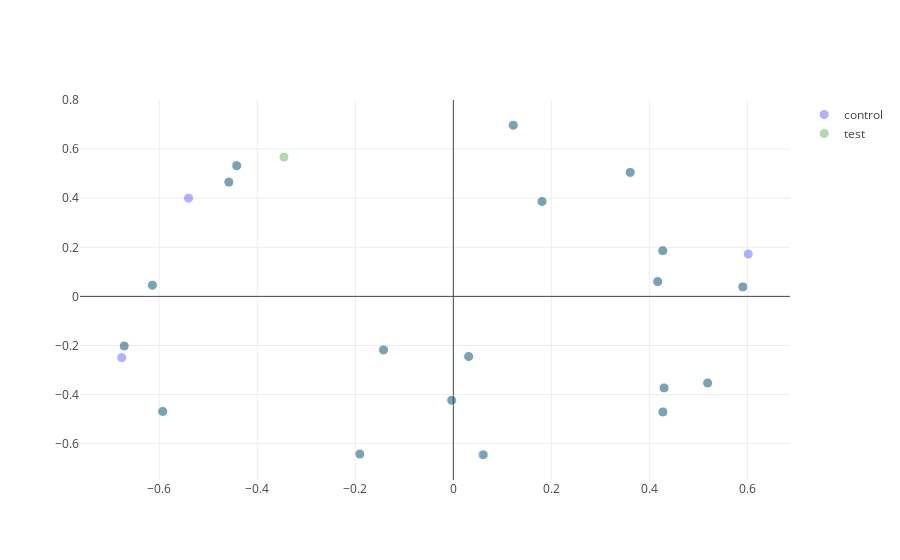
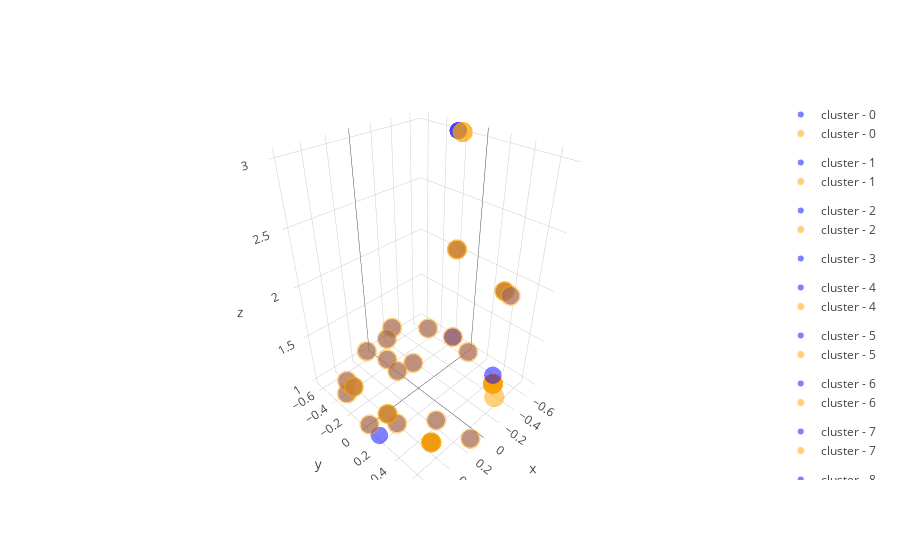
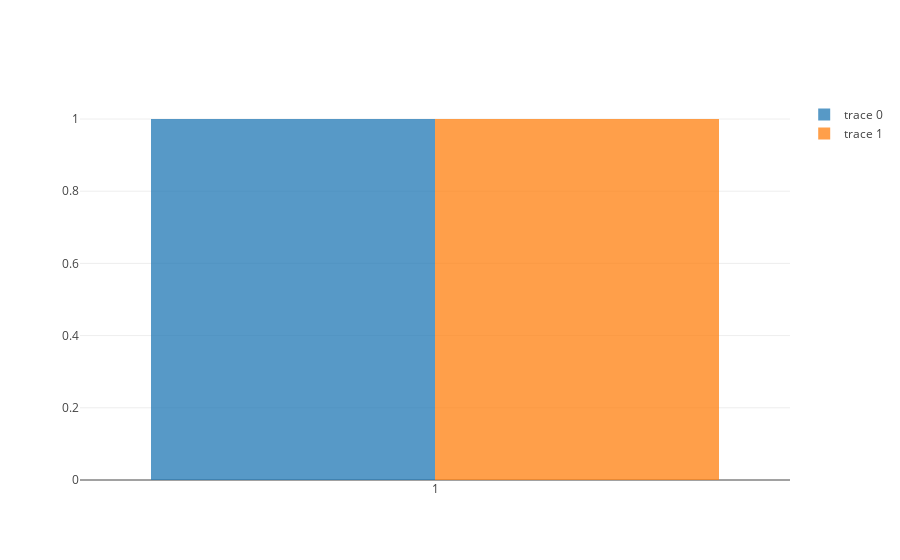
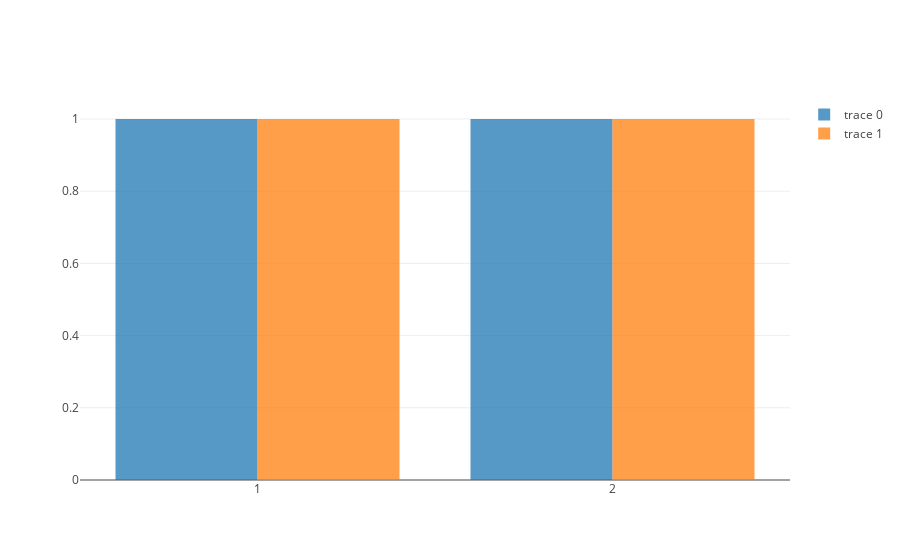

These figures' notebook cell, in order:
### Code cell
import sys
sys.path.insert(0, '..')
sys.path.insert(0, 'plots')

import os

from IPython.display import display
from IPython.display import clear_output
import ipywidgets as widgets


import json
from SplunkIntelOptimized import SplunkIntelOptimized
from sources.SplunkDatasetNew import SplunkDatasetNew
from sources.SplunkFileSource import SplunkFileSource

import plotly as py
import pandas as pd
import numpy as np
import plotNew as plot

py.offline.init_notebook_mode()
pd.set_option('display.notebook_repr_html', True)
    
data_sources_names = []

data_source_picker = None
time_range_picker = None
event_picker = None
event_text_area = None 
threshold_picker = None
new_time_range_picker = None


#create widgets
def create_widgets():
    global data_source_picker, time_range_picker, event_picker
    global event_text_area, threshold_picker, new_time_range_picker
    for file in os.listdir("../../data_prod"):
            if file.endswith(".json"):
                data_sources_names.append(file)

    data_source_picker = widgets.Dropdown(
            options=data_sources_names,
            description='Data Source:',
            disabled=False,
            button_style='' # 'success', 'info', 'warning', 'danger' or ''
        )    

    time_range_picker = widgets.IntRangeSlider(
                value=[1, 2],
                min=0,
                max=100,
                step=1,
                description='Time:',
                disabled=False,
                continuous_update=False,
                orientation='horizontal',
                readout=True,
                readout_format='i',
                slider_color='white',
                color='black'
        )
    
    threshold_picker = widgets.FloatSlider(
                value=0.8,
                min=0,
                max=1,
                step=0.1,
                description='Threshold:',
                disabled=False,
                continuous_update=False,
                orientation='horizontal',
                readout=True,
                readout_format='.1f',
                slider_color='white',
                color='black'
        )
    
    event_picker = widgets.Dropdown(
            options=[1,2,3],
            description='Event Number:',
            disabled=False,
            button_style='' # 'success', 'info', 'warning', 'danger' or ''
        )
    
    l = widgets.Layout(height='40px', width='800px')
    event_text_area = widgets.Textarea(value='TA: height=40px', layout=l)

    
def initialize(change):    
    # Just to set the widgets
    all_events = []
    all_events.extend(SplunkFileSource.load_data('../../data_prod/' + data_source_picker.value))    
    minutes = 0
    for dict in all_events:
        if int(dict.get('logCollectionMinute')) > minutes:
            minutes = dict.get('logCollectionMinute')

    time_range_picker.value = [0,minutes]
    time_range_picker.min = 0
    time_range_picker.max = minutes

    
    change_event_handler(None)
    
    
splunkDataset = SplunkDatasetNew()
splunkIntelargs = []

def event_picker_change_handler(change):
    event_text_area.value = json.dumps(splunkDataset.get_all_events_for_notebook()[event_picker.value])

def split(input, length, size):
    input.replace('\n', ' ')
    input.replace('\tat', ' ')
    return '<br>'.join([input[start:start + size] for start in range(0, length, size)])

def get_tool_tips(all_events):
    tooltips = []
    for idx, event in enumerate(all_events):
        tooltips.append(
            split(event[0], min(100, len(event[0])), 100) + '<br> id = ' + str(idx) + '<br> cluster = ' + str(
            event[3]))
            
    return tooltips
    
# Handle data source change
def change_event_handler(change):
    global splunkDataset
    
    control_start = time_range_picker.value[0]
    test_start = time_range_picker.value[0]
    
    control_end = time_range_picker.value[1]
    test_end = time_range_picker.value[1]

    clear_output()

    prev_out_file = None
    while(control_start <= control_end or test_start < test_end):

        del splunkIntelargs[:]
        splunkDataset = SplunkDatasetNew() 

        print(control_start, control_start)
        print(test_start, test_start)
        splunkDataset.load_prod_file('../../data_prod/' + data_source_picker.value,
                                     [control_start, control_start],
                                     [test_start, test_start], 
                                     ['ip-172-31-28-126'], ['ip-172-31-19-157'],     
                                          prev_out_file)
        
        if splunkDataset.new_data:
    
            splunkIntelargs.append('--sim_threshold')
            splunkIntelargs.append(str(float(threshold_picker.value)))

            print(splunkIntelargs)

            splunkIntel = SplunkIntelOptimized(splunkDataset, SplunkIntelOptimized.parse(splunkIntelargs))
            splunkDataset = splunkIntel.run()

            file_object  = open("result.json", "w")
            file_object.write(splunkDataset.get_output_for_notebook_as_json)
            file_object.close()

            prev_out_file = './result.json'
        
        control_start = control_start + 1
        test_start = test_start + 1

    xy_matrix, tooltips, labels,sizes = splunkDataset.control_scatter_plot()
    plot.scatter_plot_groups(xy_matrix, labels, tooltips, ['control', 'test', 'test-anomaly', 'test-unx-freq'], ['blue','green','red', 'orange'])
    
    #xy_matrix, tooltips, labels, sizes = splunkDataset.count_scatter_plot()
    
    #new_sizes = []
    #for size in sizes:
     #   new_sizes.append((3 + len(str(size)))**2)
        
    #print(new_sizes)    
    
    #plot.scatter_plot_groups(xy_matrix, labels, tooltips, ['test', 'test-anomaly'], ['green','red'], new_sizes)


    #for key,data in splunkDataset.get_anom_clusters().items():
     #   for host,anom in data.items():
     #       print(host, anom.get('text'))
    
    xy_matrix, tooltips, labels, clusters = splunkDataset.control_scatter_plot_4d()
    plot.scatter_plot_groups_4d(xy_matrix, labels, clusters, tooltips, ['blue','orange','red'])
    
    hist_data = splunkDataset.count_hist_plot()
    for key,value in hist_data.items():
        plot.hist_plot(value.get('control'), value.get('test'))
            
    event_picker.options = [ x for x in range(len(splunkDataset.get_all_events_for_notebook()))] 
     

create_widgets()

#intialize
initialize(None)
    
#setup even handlers    
data_source_picker.observe(initialize, names="value")
time_range_picker.observe(change_event_handler, names="value")
event_picker.observe(event_picker_change_handler, names="value")
threshold_picker.observe(change_event_handler, names="value")



# show widgets
display(widgets.HBox([data_source_picker]))
display(widgets.HBox([time_range_picker, threshold_picker]))
display(widgets.HBox([event_picker, event_text_area]))

### Figure 1 — Plotly figure (JSON) as saved in the notebook; plotly's stock layout.template omitted (floating-point values rounded to 4 significant figures)
{"data": [{"marker": {"color": "blue", "opacity": 0.3, "size": [10, 10, 10, 10, 10, 10, 10, 10, 10, 10, 10, 10, 10, 10, 10, 10, 10, 10, 10, 10, 10, 10, 10, 10, 10, 10, 10, 10, 10, 10, 10, 10, 10, 10, 10, 10, 10, 10, 10, 10, 10, 10]}, "mode": "markers", "name": "control", "text": ["ip-172-31-28-126<br>0<br>2017-07-20 22:48:57,067 \u001b[32m[dw-4435 - POST /api/settings?&accountId=kmpyS<br> id = 0", "ip-172-31-28-126<br>1<br>2017-07-20 22:47:33,873 \u001b[32m[dw-4434 - POST /api/settings?&accountId=kmpyS<br> id = 1", "ip-172-31-28-126<br>2<br>2017-07-20 22:55:08,377 \u001b[32m[dw-4492 - POST /api/settings/upload?isPluginS<br> id = 2", "ip-172-31-28-126<br>3<br>2017-07-20 22:51:57,442 \u001b[32m[dw-4470 - POST /api/settings?&accountId=kmpyS<br> id = 3", "ip-172-31-28-126<br>4<br>2017-07-20 22:53:39,842 \u001b[32m[dw-4434 - POST /api/settings?&accountId=kmpyS<br> id = 4", "ip-172-31-28-126<br>5<br>2017-07-20 22:54:25,024 \u001b[32m[dw-4492 - POST /api/settings?&accountId=kmpyS<br> id = 5", "ip-172-31-28-126<br>6<br>2017-07-20 22:49:48,749 \u001b[32m[dw-3682 - POST /api/settings?&accountId=kmpyS<br> id = 6", "ip-172-31-28-126<br>7<br>2017-07-20 22:55:44,570 \u001b[32m[QuartzScheduler_QuartzSchedulerThread]\u001b[0;39m<br> id = 7", "ip-172-31-28-126<br>8<br>2017-07-20 22:47:20,737 \u001b[32m[dw-268 - PUT /api/users/IKORk_bFSS2TctkfxFcsi<br> id = 8", "ip-172-31-28-126<br>9<br>2017-07-20 22:56:49,666 \u001b[32m[dw-268 - POST /api/users]\u001b[0;39m \u001b[1;31mERROR<br> id = 9", "ip-172-31-28-126<br>10<br>2017-07-20 22:49:03,234 \u001b[32m[dw-4439 - POST /api/settings?&accountId=kmpy<br> id = 10", "ip-172-31-28-126<br>11<br>2017-07-20 22:52:47,060 \u001b[32m[dw-4433 - POST /api/settings?&accountId=kmpy<br> id = 11", "ip-172-31-28-126<br>12<br>2017-07-20 22:55:08,377 \u001b[32m[dw-4492 - POST /api/settings/upload?isPlugin<br> id = 12", "ip-172-31-28-126<br>13<br>2017-07-20 22:50:00,435 \u001b[32m[dw-4439 - POST /api/settings?&accountId=kmpy<br> id = 13", "ip-172-31-28-126<br>14<br>2017-07-20 22:53:45,697 \u001b[32m[dw-4470 - POST /api/settings?&accountId=kmpy<br> id = 14", "ip-172-31-28-126<br>15<br>2017-07-20 22:49:10,530 \u001b[32m[dw-3682 - POST /api/settings?&accountId=kmpy<br> id = 15", "ip-172-31-28-126<br>16<br>2017-07-20 22:54:31,031 \u001b[32m[dw-4433 - POST /api/settings?&accountId=kmpy<br> id = 16", "ip-172-31-28-126<br>17<br>2017-07-20 22:55:08,366 \u001b[32m[dw-4492 - POST /api/settings/upload?isPlugin<br> id = 17", "ip-172-31-28-126<br>18<br>2017-07-20 22:49:54,496 \u001b[32m[dw-4439 - POST /api/settings?&accountId=kmpy<br> id = 18", "ip-172-31-28-126<br>19<br>2017-07-20 22:52:41,276 \u001b[32m[dw-4457 - POST /api/settings?&accountId=kmpy<br> id = 19", "ip-172-31-28-126<br>20<br>2017-07-20 22:56:38,860 \u001b[32m[dw-4433 - GET /api/users/login]\u001b[0;39m \u001b[1;3<br> id = 20", "ip-172-31-28-126<br>21<br>2017-07-20 22:53:45,697 \u001b[32m[dw-4470 - POST /api/settings?&accountId=kmpy<br> id = 21"], "type": "scatter", "x": [-0.1424, 0.4272, -0.458, -0.6765, 0.5189, -0.1908, 0.3609, -0.5929, -0.6139, 0.1223, -0.003309, 0.4169, 0.1809, 0.6017, 0.5907, 0.03121, 0.06008, -0.5403, 0.4275, 0.43, -0.442, -0.6715], "y": [-0.218, 0.1862, 0.4657, -0.2494, -0.353, -0.6425, 0.5053, -0.4688, 0.04554, 0.6974, -0.4234, 0.06027, 0.3868, 0.1726, 0.03863, -0.2448, -0.6453, 0.4004, -0.4709, -0.3729, 0.5328, -0.2025]}, {"marker": {"color": "green", "opacity": 0.3, "size": [10, 10, 10, 10, 10, 10, 10, 10, 10, 10, 10, 10, 10, 10, 10, 10, 10, 10, 10, 10, 10, 10, 10, 10, 10, 10, 10, 10, 10, 10, 10, 10, 10, 10, 10, 10, 10, 10, 10, 10, 10, 10]}, "mode": "markers", "name": "test", "text": ["ip-172-31-19-157<br>0<br>2017-07-20 22:48:55,019 \u001b[32m[dw-112 - POST /api/settings?&accountId=kmpySm<br> id = 22", "ip-172-31-19-157<br>1<br>2017-07-20 22:47:29,101 \u001b[32m[dw-141 - POST /api/settings?&accountId=kmpySm<br> id = 23", "ip-172-31-19-157<br>2<br>2017-07-20 22:55:10,163 \u001b[32m[dw-142 - POST /api/settings/upload?isPluginSe<br> id = 24", "ip-172-31-19-157<br>4<br>2017-07-20 22:53:39,768 \u001b[32m[dw-136 - POST /api/settings?&accountId=kmpySm<br> id = 25", "ip-172-31-19-157<br>5<br>2017-07-20 22:54:26,015 \u001b[32m[dw-141 - POST /api/settings?&accountId=kmpySm<br> id = 26", "ip-172-31-19-157<br>6<br>2017-07-20 22:49:47,150 \u001b[32m[dw-152 - POST /api/settings?&accountId=kmpySm<br> id = 27", "ip-172-31-19-157<br>7<br>2017-07-20 22:55:48,807 \u001b[32m[QuartzScheduler_QuartzSchedulerThread]\u001b[0;39m<br> id = 28", "ip-172-31-19-157<br>8<br>2017-07-20 22:47:13,945 \u001b[32m[dw-112 - PUT /api/users/54mL0pKoRpaIPXR7xT8SC<br> id = 29", "ip-172-31-19-157<br>9<br>2017-07-20 22:56:55,843 \u001b[32m[dw-181 - POST /api/users]\u001b[0;39m \u001b[1;31mERROR<br> id = 30", "ip-172-31-19-157<br>10<br>2017-07-20 22:49:01,139 \u001b[32m[dw-143 - POST /api/settings?&accountId=kmpyS<br> id = 31", "ip-172-31-19-157<br>11<br>2017-07-20 22:52:46,457 \u001b[32m[dw-136 - POST /api/settings?&accountId=kmpyS<br> id = 32", "ip-172-31-19-157<br>12<br>2017-07-20 22:55:10,163 \u001b[32m[dw-142 - POST /api/settings/upload?isPluginS<br> id = 33", "ip-172-31-19-157<br>14<br>2017-07-20 22:53:45,569 \u001b[32m[dw-136 - POST /api/settings?&accountId=kmpyS<br> id = 34", "ip-172-31-19-157<br>15<br>2017-07-20 22:49:08,714 \u001b[32m[dw-112 - POST /api/settings?&accountId=kmpyS<br> id = 35", "ip-172-31-19-157<br>16<br>2017-07-20 22:54:31,940 \u001b[32m[dw-141 - POST /api/settings?&accountId=kmpyS<br> id = 36", "ip-172-31-19-157<br>17<br>2017-07-20 22:55:10,156 \u001b[32m[dw-142 - POST /api/settings/upload?isPluginS<br> id = 37", "ip-172-31-19-157<br>18<br>2017-07-20 22:49:52,979 \u001b[32m[dw-136 - POST /api/settings?&accountId=kmpyS<br> id = 38", "ip-172-31-19-157<br>19<br>2017-07-20 22:52:40,554 \u001b[32m[dw-141 - POST /api/settings?&accountId=kmpyS<br> id = 39", "ip-172-31-19-157<br>20<br>2017-07-20 22:56:44,802 \u001b[32m[dw-214 - GET /api/users/login]\u001b[0;39m \u001b[1;31<br> id = 40", "ip-172-31-19-157<br>21<br>2017-07-20 22:53:45,569 \u001b[32m[dw-136 - POST /api/settings?&accountId=kmpyS<br> id = 41"], "type": "scatter", "x": [-0.1424, 0.4272, -0.458, 0.5189, -0.1908, 0.3609, -0.5929, -0.6139, 0.1223, -0.003309, 0.4169, 0.181, 0.5907, 0.03121, 0.06202, -0.3456, 0.4275, 0.43, -0.442, -0.6715], "y": [-0.2181, 0.1862, 0.4657, -0.353, -0.6425, 0.5053, -0.4688, 0.04554, 0.6974, -0.4234, 0.06027, 0.3869, 0.03863, -0.2448, -0.6453, 0.5676, -0.4709, -0.3729, 0.5328, -0.2025]}], "layout": {"hovermode": "closest"}}

### Figure 2 — Plotly figure (JSON) as saved in the notebook; plotly's stock layout.template omitted (floating-point values rounded to 4 significant figures)
{"data": [{"legendgroup": "cluster - 0", "marker": {"color": "blue", "opacity": 0.5, "size": 6}, "mode": "markers", "name": "cluster - 0", "text": ["ip-172-31-28-126<br>2017-07-20 22:48:57,067 \u001b[32m[<br>dw-4435 - POST /api/settings?&<br>accountId=km<br> id = 0"], "type": "scatter3d", "x": [-0.1424], "y": [-0.218], "z": [1]}, {"legendgroup": "cluster - 0", "marker": {"color": "orange", "opacity": 0.5, "size": 7}, "mode": "markers", "name": "cluster - 0", "text": ["ip-172-31-19-157<br>2017-07-20 22:48:55,019 \u001b[32m[<br>dw-112 - POST /api/settings?&a<br>ccountId=kmp<br> id = 22"], "type": "scatter3d", "x": [-0.1424], "y": [-0.2181], "z": [1]}, {"legendgroup": "cluster - 1", "marker": {"color": "blue", "opacity": 0.5, "size": 6}, "mode": "markers", "name": "cluster - 1", "text": ["ip-172-31-28-126<br>2017-07-20 22:47:33,873 \u001b[32m[<br>dw-4434 - POST /api/settings?&<br>accountId=km<br> id = 1", "ip-172-31-28-126<br>2017-07-20 22:47:33,873 \u001b[32m[<br>dw-4434 - POST /api/settings?&<br>accountId=km<br> id = 1"], "type": "scatter3d", "x": [0.4272, 0.4272], "y": [0.1862, 0.1862], "z": [1, 2]}, {"legendgroup": "cluster - 1", "marker": {"color": "orange", "opacity": 0.5, "size": 7}, "mode": "markers", "name": "cluster - 1", "text": ["ip-172-31-19-157<br>2017-07-20 22:47:29,101 \u001b[32m[<br>dw-141 - POST /api/settings?&a<br>ccountId=kmp<br> id = 23", "ip-172-31-19-157<br>2017-07-20 22:47:29,101 \u001b[32m[<br>dw-141 - POST /api/settings?&a<br>ccountId=kmp<br> id = 23"], "type": "scatter3d", "x": [0.4272, 0.4272], "y": [0.1862, 0.1862], "z": [1, 2]}, {"legendgroup": "cluster - 2", "marker": {"color": "blue", "opacity": 0.5, "size": 6}, "mode": "markers", "name": "cluster - 2", "text": ["ip-172-31-28-126<br>2017-07-20 22:55:08,377 \u001b[32m[<br>dw-4492 - POST /api/settings/u<br>pload?isPlug<br> id = 2", "ip-172-31-28-126<br>2017-07-20 22:55:08,377 \u001b[32m[<br>dw-4492 - POST /api/settings/u<br>pload?isPlug<br> id = 2", "ip-172-31-28-126<br>2017-07-20 22:55:08,377 \u001b[32m[<br>dw-4492 - POST /api/settings/u<br>pload?isPlug<br> id = 2", "ip-172-31-28-126<br>2017-07-20 22:55:08,377 \u001b[32m[<br>dw-4492 - POST /api/settings/u<br>pload?isPlug<br> id = 2", "ip-172-31-28-126<br>2017-07-20 22:55:08,377 \u001b[32m[<br>dw-4492 - POST /api/settings/u<br>pload?isPlug<br> id = 2", "ip-172-31-28-126<br>2017-07-20 22:55:08,377 \u001b[32m[<br>dw-4492 - POST /api/settings/u<br>pload?isPlug<br> id = 2", "ip-172-31-28-126<br>2017-07-20 22:55:08,377 \u001b[32m[<br>dw-4492 - POST /api/settings/u<br>pload?isPlug<br> id = 2"], "type": "scatter3d", "x": [-0.458, -0.458, -0.458, -0.458, -0.458, -0.458, -0.458], "y": [0.4657, 0.4657, 0.4657, 0.4657, 0.4657, 0.4657, 0.4657], "z": [1, 2, 1, 1, 1, 2, 1]}, {"legendgroup": "cluster - 2", "marker": {"color": "orange", "opacity": 0.5, "size": 7}, "mode": "markers", "name": "cluster - 2", "text": ["ip-172-31-19-157<br>2017-07-20 22:55:10,163 \u001b[32m[<br>dw-142 - POST /api/settings/up<br>load?isPlugi<br> id = 24", "ip-172-31-19-157<br>2017-07-20 22:55:10,163 \u001b[32m[<br>dw-142 - POST /api/settings/up<br>load?isPlugi<br> id = 24", "ip-172-31-19-157<br>2017-07-20 22:55:10,163 \u001b[32m[<br>dw-142 - POST /api/settings/up<br>load?isPlugi<br> id = 24", "ip-172-31-19-157<br>2017-07-20 22:55:10,163 \u001b[32m[<br>dw-142 - POST /api/settings/up<br>load?isPlugi<br> id = 24", "ip-172-31-19-157<br>2017-07-20 22:55:10,163 \u001b[32m[<br>dw-142 - POST /api/settings/up<br>load?isPlugi<br> id = 24", "ip-172-31-19-157<br>2017-07-20 22:55:10,163 \u001b[32m[<br>dw-142 - POST /api/settings/up<br>load?isPlugi<br> id = 24", "ip-172-31-19-157<br>2017-07-20 22:55:10,163 \u001b[32m[<br>dw-142 - POST /api/settings/up<br>load?isPlugi<br> id = 24"], "type": "scatter3d", "x": [-0.458, -0.458, -0.458, -0.458, -0.458, -0.458, -0.458], "y": [0.4657, 0.4657, 0.4657, 0.4657, 0.4657, 0.4657, 0.4657], "z": [1, 2, 1, 1, 1, 2, 1]}, {"legendgroup": "cluster - 3", "marker": {"color": "blue", "opacity": 0.5, "size": 6}, "mode": "markers", "name": "cluster - 3", "text": ["ip-172-31-28-126<br>2017-07-20 22:51:57,442 \u001b[32m[<br>dw-4470 - POST /api/settings?&<br>accountId=km<br> id = 3", "ip-172-31-28-126<br>2017-07-20 22:51:57,442 \u001b[32m[<br>dw-4470 - POST /api/settings?&<br>accountId=km<br> id = 3"], "type": "scatter3d", "x": [-0.6765, -0.6765], "y": [-0.2494, -0.2494], "z": [3, 3]}, {"legendgroup": "cluster - 4", "marker": {"color": "blue", "opacity": 0.5, "size": 6}, "mode": "markers", "name": "cluster - 4", "text": ["ip-172-31-28-126<br>2017-07-20 22:53:39,842 \u001b[32m[<br>dw-4434 - POST /api/settings?&<br>accountId=km<br> id = 4"], "type": "scatter3d", "x": [0.5189], "y": [-0.353], "z": [1]}, {"legendgroup": "cluster - 4", "marker": {"color": "orange", "opacity": 0.5, "size": 7}, "mode": "markers", "name": "cluster - 4", "text": ["ip-172-31-19-157<br>2017-07-20 22:53:39,768 \u001b[32m[<br>dw-136 - POST /api/settings?&a<br>ccountId=kmp<br> id = 25"], "type": "scatter3d", "x": [0.5189], "y": [-0.353], "z": [1]}, {"legendgroup": "cluster - 5", "marker": {"color": "blue", "opacity": 0.5, "size": 6}, "mode": "markers", "name": "cluster - 5", "text": ["ip-172-31-28-126<br>2017-07-20 22:54:25,024 \u001b[32m[<br>dw-4492 - POST /api/settings?&<br>accountId=km<br> id = 5"], "type": "scatter3d", "x": [-0.1908], "y": [-0.6425], "z": [1]}, {"legendgroup": "cluster - 5", "marker": {"color": "orange", "opacity": 0.5, "size": 7}, "mode": "markers", "name": "cluster - 5", "text": ["ip-172-31-19-157<br>2017-07-20 22:54:26,015 \u001b[32m[<br>dw-141 - POST /api/settings?&a<br>ccountId=kmp<br> id = 26"], "type": "scatter3d", "x": [-0.1908], "y": [-0.6425], "z": [1]}, {"legendgroup": "cluster - 6", "marker": {"color": "blue", "opacity": 0.5, "size": 6}, "mode": "markers", "name": "cluster - 6", "text": ["ip-172-31-28-126<br>2017-07-20 22:49:48,749 \u001b[32m[<br>dw-3682 - POST /api/settings?&<br>accountId=km<br> id = 6", "ip-172-31-28-126<br>2017-07-20 22:49:48,749 \u001b[32m[<br>dw-3682 - POST /api/settings?&<br>accountId=km<br> id = 6", "ip-172-31-28-126<br>2017-07-20 22:49:48,749 \u001b[32m[<br>dw-3682 - POST /api/settings?&<br>accountId=km<br> id = 6", "ip-172-31-28-126<br>2017-07-20 22:49:48,749 \u001b[32m[<br>dw-3682 - POST /api/settings?&<br>accountId=km<br> id = 6"], "type": "scatter3d", "x": [0.3609, 0.3609, 0.3609, 0.3609], "y": [0.5053, 0.5053, 0.5053, 0.5053], "z": [1, 1, 1, 1]}, {"legendgroup": "cluster - 6", "marker": {"color": "orange", "opacity": 0.5, "size": 7}, "mode": "markers", "name": "cluster - 6", "text": ["ip-172-31-19-157<br>2017-07-20 22:49:47,150 \u001b[32m[<br>dw-152 - POST /api/settings?&a<br>ccountId=kmp<br> id = 27", "ip-172-31-19-157<br>2017-07-20 22:49:47,150 \u001b[32m[<br>dw-152 - POST /api/settings?&a<br>ccountId=kmp<br> id = 27", "ip-172-31-19-157<br>2017-07-20 22:49:47,150 \u001b[32m[<br>dw-152 - POST /api/settings?&a<br>ccountId=kmp<br> id = 27", "ip-172-31-19-157<br>2017-07-20 22:49:47,150 \u001b[32m[<br>dw-152 - POST /api/settings?&a<br>ccountId=kmp<br> id = 27"], "type": "scatter3d", "x": [0.3609, 0.3609, 0.3609, 0.3609], "y": [0.5053, 0.5053, 0.5053, 0.5053], "z": [1, 1, 1, 1]}, {"legendgroup": "cluster - 7", "marker": {"color": "blue", "opacity": 0.5, "size": 6}, "mode": "markers", "name": "cluster - 7", "text": ["ip-172-31-28-126<br>2017-07-20 22:55:44,570 \u001b[32m[<br>QuartzScheduler_QuartzSchedule<br>rThread]\u001b[0;<br> id = 7"], "type": "scatter3d", "x": [-0.5929], "y": [-0.4688], "z": [1]}, {"legendgroup": "cluster - 7", "marker": {"color": "orange", "opacity": 0.5, "size": 7}, "mode": "markers", "name": "cluster - 7", "text": ["ip-172-31-19-157<br>2017-07-20 22:55:48,807 \u001b[32m[<br>QuartzScheduler_QuartzSchedule<br>rThread]\u001b[0;<br> id = 28"], "type": "scatter3d", "x": [-0.5929], "y": [-0.4688], "z": [1]}, {"legendgroup": "cluster - 8", "marker": {"color": "blue", "opacity": 0.5, "size": 6}, "mode": "markers", "name": "cluster - 8", "text": ["ip-172-31-28-126<br>2017-07-20 22:47:20,737 \u001b[32m[<br>dw-268 - PUT /api/users/IKORk_<br>bFSS2TctkfxF<br> id = 8"], "type": "scatter3d", "x": [-0.6139], "y": [0.04554], "z": [1]}, {"legendgroup": "cluster - 8", "marker": {"color": "orange", "opacity": 0.5, "size": 7}, "mode": "markers", "name": "cluster - 8", "text": ["ip-172-31-19-157<br>2017-07-20 22:47:13,945 \u001b[32m[<br>dw-112 - PUT /api/users/54mL0p<br>KoRpaIPXR7xT<br> id = 29"], "type": "scatter3d", "x": [-0.6139], "y": [0.04554], "z": [1]}, {"legendgroup": "cluster - 9", "marker": {"color": "blue", "opacity": 0.5, "size": 6}, "mode": "markers", "name": "cluster - 9", "text": ["ip-172-31-28-126<br>2017-07-20 22:56:49,666 \u001b[32m[<br>dw-268 - POST /api/users]\u001b[0;3<br>9m \u001b[1;31mER<br> id = 9"], "type": "scatter3d", "x": [0.1223], "y": [0.6974], "z": [1]}, {"legendgroup": "cluster - 9", "marker": {"color": "orange", "opacity": 0.5, "size": 7}, "mode": "markers", "name": "cluster - 9", "text": ["ip-172-31-19-157<br>2017-07-20 22:56:55,843 \u001b[32m[<br>dw-181 - POST /api/users]\u001b[0;3<br>9m \u001b[1;31mER<br> id = 30"], "type": "scatter3d", "x": [0.1223], "y": [0.6974], "z": [1]}, {"legendgroup": "cluster - 10", "marker": {"color": "blue", "opacity": 0.5, "size": 6}, "mode": "markers", "name": "cluster - 10", "text": ["ip-172-31-28-126<br>2017-07-20 22:49:03,234 \u001b[32m[<br>dw-4439 - POST /api/settings?&<br>accountId=km<br> id = 10"], "type": "scatter3d", "x": [-0.003309], "y": [-0.4234], "z": [1]}, {"legendgroup": "cluster - 10", "marker": {"color": "orange", "opacity": 0.5, "size": 7}, "mode": "markers", "name": "cluster - 10", "text": ["ip-172-31-19-157<br>2017-07-20 22:49:01,139 \u001b[32m[<br>dw-143 - POST /api/settings?&a<br>ccountId=kmp<br> id = 31"], "type": "scatter3d", "x": [-0.003309], "y": [-0.4234], "z": [1]}, {"legendgroup": "cluster - 11", "marker": {"color": "blue", "opacity": 0.5, "size": 6}, "mode": "markers", "name": "cluster - 11", "text": ["ip-172-31-28-126<br>2017-07-20 22:52:47,060 \u001b[32m[<br>dw-4433 - POST /api/settings?&<br>accountId=km<br> id = 11", "ip-172-31-28-126<br>2017-07-20 22:52:47,060 \u001b[32m[<br>dw-4433 - POST /api/settings?&<br>accountId=km<br> id = 11"], "type": "scatter3d", "x": [0.4169, 0.4169], "y": [0.06027, 0.06027], "z": [1, 1]}, {"legendgroup": "cluster - 11", "marker": {"color": "orange", "opacity": 0.5, "size": 7}, "mode": "markers", "name": "cluster - 11", "text": ["ip-172-31-19-157<br>2017-07-20 22:52:46,457 \u001b[32m[<br>dw-136 - POST /api/settings?&a<br>ccountId=kmp<br> id = 32", "ip-172-31-19-157<br>2017-07-20 22:52:46,457 \u001b[32m[<br>dw-136 - POST /api/settings?&a<br>ccountId=kmp<br> id = 32"], "type": "scatter3d", "x": [0.4169, 0.4169], "y": [0.06027, 0.06027], "z": [1, 1]}, {"legendgroup": "cluster - 12", "marker": {"color": "blue", "opacity": 0.5, "size": 6}, "mode": "markers", "name": "cluster - 12", "text": ["ip-172-31-28-126<br>2017-07-20 22:55:08,377 \u001b[32m[<br>dw-4492 - POST /api/settings/u<br>pload?isPlug<br> id = 12"], "type": "scatter3d", "x": [0.1809], "y": [0.3868], "z": [1]}, {"legendgroup": "cluster - 12", "marker": {"color": "orange", "opacity": 0.5, "size": 7}, "mode": "markers", "name": "cluster - 12", "text": ["ip-172-31-19-157<br>2017-07-20 22:55:10,163 \u001b[32m[<br>dw-142 - POST /api/settings/up<br>load?isPlugi<br> id = 33"], "type": "scatter3d", "x": [0.181], "y": [0.3869], "z": [1]}, {"legendgroup": "cluster - 13", "marker": {"color": "blue", "opacity": 0.5, "size": 6}, "mode": "markers", "name": "cluster - 13", "text": ["ip-172-31-28-126<br>2017-07-20 22:50:00,435 \u001b[32m[<br>dw-4439 - POST /api/settings?&<br>accountId=km<br> id = 13"], "type": "scatter3d", "x": [0.6017], "y": [0.1726], "z": [1]}, {"legendgroup": "cluster - 14", "marker": {"color": "blue", "opacity": 0.5, "size": 6}, "mode": "markers", "name": "cluster - 14", "text": ["ip-172-31-28-126<br>2017-07-20 22:53:45,697 \u001b[32m[<br>dw-4470 - POST /api/settings?&<br>accountId=km<br> id = 14"], "type": "scatter3d", "x": [0.5907], "y": [0.03863], "z": [1]}, {"legendgroup": "cluster - 14", "marker": {"color": "orange", "opacity": 0.5, "size": 7}, "mode": "markers", "name": "cluster - 14", "text": ["ip-172-31-19-157<br>2017-07-20 22:53:45,569 \u001b[32m[<br>dw-136 - POST /api/settings?&a<br>ccountId=kmp<br> id = 34"], "type": "scatter3d", "x": [0.5907], "y": [0.03863], "z": [1]}, {"legendgroup": "cluster - 15", "marker": {"color": "blue", "opacity": 0.5, "size": 6}, "mode": "markers", "name": "cluster - 15", "text": ["ip-172-31-28-126<br>2017-07-20 22:49:10,530 \u001b[32m[<br>dw-3682 - POST /api/settings?&<br>accountId=km<br> id = 15"], "type": "scatter3d", "x": [0.03121], "y": [-0.2448], "z": [1]}, {"legendgroup": "cluster - 15", "marker": {"color": "orange", "opacity": 0.5, "size": 7}, "mode": "markers", "name": "cluster - 15", "text": ["ip-172-31-19-157<br>2017-07-20 22:49:08,714 \u001b[32m[<br>dw-112 - POST /api/settings?&a<br>ccountId=kmp<br> id = 35"], "type": "scatter3d", "x": [0.03121], "y": [-0.2448], "z": [1]}, {"legendgroup": "cluster - 16", "marker": {"color": "blue", "opacity": 0.5, "size": 6}, "mode": "markers", "name": "cluster - 16", "text": ["ip-172-31-28-126<br>2017-07-20 22:54:31,031 \u001b[32m[<br>dw-4433 - POST /api/settings?&<br>accountId=km<br> id = 16"], "type": "scatter3d", "x": [0.06008], "y": [-0.6453], "z": [1]}, {"legendgroup": "cluster - 16", "marker": {"color": "orange", "opacity": 0.5, "size": 7}, "mode": "markers", "name": "cluster - 16", "text": ["ip-172-31-19-157<br>2017-07-20 22:54:31,940 \u001b[32m[<br>dw-141 - POST /api/settings?&a<br>ccountId=kmp<br> id = 36"], "type": "scatter3d", "x": [0.06202], "y": [-0.6453], "z": [1]}, {"legendgroup": "cluster - 17", "marker": {"color": "blue", "opacity": 0.5, "size": 6}, "mode": "markers", "name": "cluster - 17", "text": ["ip-172-31-28-126<br>2017-07-20 22:55:08,366 \u001b[32m[<br>dw-4492 - POST /api/settings/u<br>pload?isPlug<br> id = 17"], "type": "scatter3d", "x": [-0.5403], "y": [0.4004], "z": [1]}, {"legendgroup": "cluster - 17", "marker": {"color": "orange", "opacity": 0.5, "size": 7}, "mode": "markers", "name": "cluster - 17", "text": ["ip-172-31-19-157<br>2017-07-20 22:55:10,156 \u001b[32m[<br>dw-142 - POST /api/settings/up<br>load?isPlugi<br> id = 37"], "type": "scatter3d", "x": [-0.3456], "y": [0.5676], "z": [1]}, {"legendgroup": "cluster - 18", "marker": {"color": "blue", "opacity": 0.5, "size": 6}, "mode": "markers", "name": "cluster - 18", "text": ["ip-172-31-28-126<br>2017-07-20 22:49:54,496 \u001b[32m[<br>dw-4439 - POST /api/settings?&<br>accountId=km<br> id = 18"], "type": "scatter3d", "x": [0.4275], "y": [-0.4709], "z": [1]}, {"legendgroup": "cluster - 18", "marker": {"color": "orange", "opacity": 0.5, "size": 7}, "mode": "markers", "name": "cluster - 18", "text": ["ip-172-31-19-157<br>2017-07-20 22:49:52,979 \u001b[32m[<br>dw-136 - POST /api/settings?&a<br>ccountId=kmp<br> id = 38"], "type": "scatter3d", "x": [0.4275], "y": [-0.4709], "z": [1]}, {"legendgroup": "cluster - 19", "marker": {"color": "blue", "opacity": 0.5, "size": 6}, "mode": "markers", "name": "cluster - 19", "text": ["ip-172-31-28-126<br>2017-07-20 22:52:41,276 \u001b[32m[<br>dw-4457 - POST /api/settings?&<br>accountId=km<br> id = 19", "ip-172-31-28-126<br>2017-07-20 22:52:41,276 \u001b[32m[<br>dw-4457 - POST /api/settings?&<br>accountId=km<br> id = 19"], "type": "scatter3d", "x": [0.43, 0.43], "y": [-0.3729, -0.3729], "z": [1, 1]}, {"legendgroup": "cluster - 19", "marker": {"color": "orange", "opacity": 0.5, "size": 7}, "mode": "markers", "name": "cluster - 19", "text": ["ip-172-31-19-157<br>2017-07-20 22:52:40,554 \u001b[32m[<br>dw-141 - POST /api/settings?&a<br>ccountId=kmp<br> id = 39", "ip-172-31-19-157<br>2017-07-20 22:52:40,554 \u001b[32m[<br>dw-141 - POST /api/settings?&a<br>ccountId=kmp<br> id = 39"], "type": "scatter3d", "x": [0.43, 0.43], "y": [-0.3729, -0.3729], "z": [1, 1]}, {"legendgroup": "cluster - 20", "marker": {"color": "blue", "opacity": 0.5, "size": 6}, "mode": "markers", "name": "cluster - 20", "text": ["ip-172-31-28-126<br>2017-07-20 22:56:38,860 \u001b[32m[<br>dw-4433 - GET /api/users/login<br>]\u001b[0;39m \u001b[1<br> id = 20"], "type": "scatter3d", "x": [-0.442], "y": [0.5328], "z": [2]}, {"legendgroup": "cluster - 20", "marker": {"color": "orange", "opacity": 0.5, "size": 7}, "mode": "markers", "name": "cluster - 20", "text": ["ip-172-31-19-157<br>2017-07-20 22:56:44,802 \u001b[32m[<br>dw-214 - GET /api/users/login]<br>\u001b[0;39m \u001b[1;<br> id = 40"], "type": "scatter3d", "x": [-0.442], "y": [0.5328], "z": [2]}, {"legendgroup": "cluster - 21", "marker": {"color": "blue", "opacity": 0.5, "size": 6}, "mode": "markers", "name": "cluster - 21", "text": ["ip-172-31-28-126<br>2017-07-20 22:53:45,697 \u001b[32m[<br>dw-4470 - POST /api/settings?&<br>accountId=km<br> id = 21", "ip-172-31-28-126<br>2017-07-20 22:53:45,697 \u001b[32m[<br>dw-4470 - POST /api/settings?&<br>accountId=km<br> id = 21", "ip-172-31-28-126<br>2017-07-20 22:53:45,697 \u001b[32m[<br>dw-4470 - POST /api/settings?&<br>accountId=km<br> id = 21", "ip-172-31-28-126<br>2017-07-20 22:53:45,697 \u001b[32m[<br>dw-4470 - POST /api/settings?&<br>accountId=km<br> id = 21"], "type": "scatter3d", "x": [-0.6715, -0.6715, -0.6715, -0.6715], "y": [-0.2025, -0.2025, -0.2025, -0.2025], "z": [1, 2, 2, 1]}, {"legendgroup": "cluster - 21", "marker": {"color": "orange", "opacity": 0.5, "size": 7}, "mode": "markers", "name": "cluster - 21", "text": ["ip-172-31-19-157<br>2017-07-20 22:53:45,569 \u001b[32m[<br>dw-136 - POST /api/settings?&a<br>ccountId=kmp<br> id = 41", "ip-172-31-19-157<br>2017-07-20 22:53:45,569 \u001b[32m[<br>dw-136 - POST /api/settings?&a<br>ccountId=kmp<br> id = 41", "ip-172-31-19-157<br>2017-07-20 22:53:45,569 \u001b[32m[<br>dw-136 - POST /api/settings?&a<br>ccountId=kmp<br> id = 41", "ip-172-31-19-157<br>2017-07-20 22:53:45,569 \u001b[32m[<br>dw-136 - POST /api/settings?&a<br>ccountId=kmp<br> id = 41", "ip-172-31-19-157<br>2017-07-20 22:53:45,569 \u001b[32m[<br>dw-136 - POST /api/settings?&a<br>ccountId=kmp<br> id = 41"], "type": "scatter3d", "x": [-0.6715, -0.6715, -0.6715, -0.6715, -0.6715], "y": [-0.2025, -0.2025, -0.2025, -0.2025, -0.2025], "z": [1, 2, 3, 2, 3]}], "layout": {"hovermode": "closest"}}

### Figure 3 — Plotly figure (JSON) as saved in the notebook; plotly's stock layout.template omitted (floating-point values rounded to 4 significant figures)
{"data": [{"opacity": 0.75, "type": "histogram", "x": [1]}, {"opacity": 0.75, "type": "histogram", "x": [1]}], "layout": {"hovermode": "closest"}}

### Figure 4 — Plotly figure (JSON) as saved in the notebook; plotly's stock layout.template omitted (floating-point values rounded to 4 significant figures)
{"data": [{"opacity": 0.75, "type": "histogram", "x": [1, 2]}, {"opacity": 0.75, "type": "histogram", "x": [1, 2]}], "layout": {"hovermode": "closest"}}
